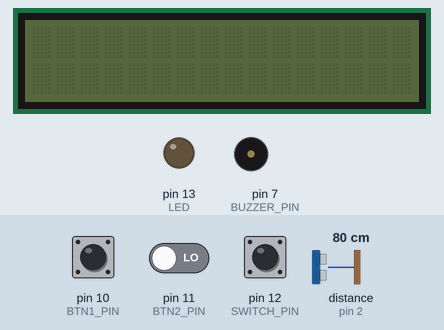
The sketch below on a simulated Arduino Uno, built with avr-gcc and run on an emulated ATmega328P. Shown: 16×2 character LCD, output pins drawn as LEDs (lit = HIGH), buzzer (waves = sounding). The test bench sets the inputs (shaded band); at power-on: pin 12 (SWITCH_PIN) HIGH, pin 11 (BTN2_PIN) LOW, distance to the obstacle (sensor on pin 2) 80 cm, pin 10 (BTN1_PIN) HIGH. The echo pulse lasts 58.3 µs per cm; pins used as bus, display or sensor lines are not drawn.

Above: at 1.2 s.
1.3 s: pin 12 (SWITCH_PIN) pulled LOW for 0.15 s
At 2.2 s:
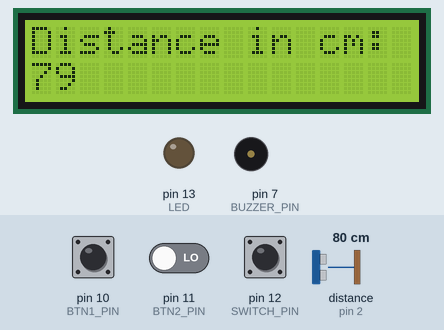
4.4 s: pin 12 (SWITCH_PIN) pulled LOW for 1 s
At 6.5 s:
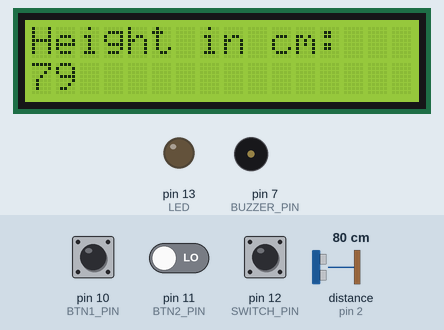
8.4 s: pin 12 (SWITCH_PIN) pulled LOW for 3.2 s
At 9.0 s:
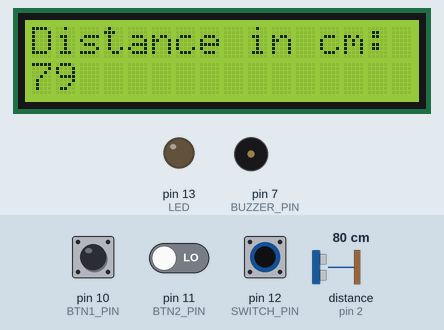
14.6 s: pin 11 (BTN2_PIN) driven HIGH and pin 12 (SWITCH_PIN) driven LOW
At 15.5 s:
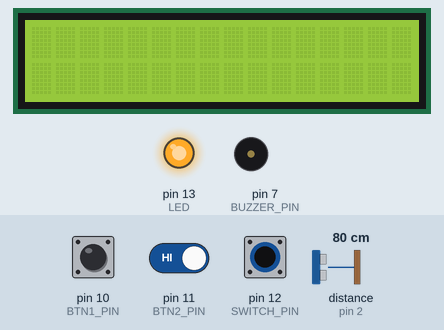
16.3 s: distance to the obstacle (sensor on pin 2) set to 36 cm
17.8 s: distance to the obstacle (sensor on pin 2) set to 29 cm
At 18.2 s:
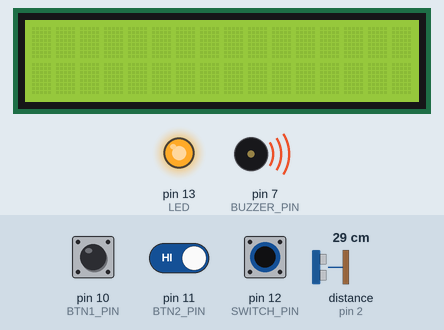
Timing chart, 0 to 21.8 s (numbered marks = the images above; inputs shaded):
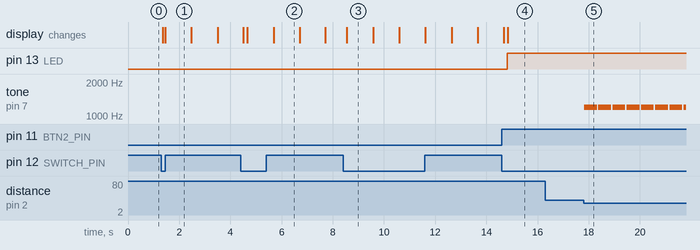

Measured:
- the behaviour switches between 32 and 31 cm on distance to the obstacle (sensor on pin 2) (found by bisection; images 4 and 5)
- after the input at 8.4 s, the display: changes after 0.15 s (image 3)
- after the input at 14.6 s, pin 13 (LED): LOW → HIGH after 0.22 s; the display: first differs from a run without the input after 0.23 s (image 4)
- after the input at 16.3 s, every drawn part: stays the same
- after the input at 17.8 s, tone on pin 7 (BUZZER_PIN): alternates 1200 Hz for 0.50 s and silent for 0.06 s, starting at once
- what the display in image 1 shows lasts 1.0 s, from 1.5 s to 2.5 s

The sketch:

Measure_Distance_and_Proximity_Device.ino
```cpp
#include <LiquidCrystal_I2C.h>
#include <string.h>
#include <SoftwareSerial.h>
#include <OneButton.h>
#include <ezButton.h>

// Switch ON/OFF
#define SWITCH_PIN 12

// Pins for Ultrasonic Sensor
#define TRIGGER_PIN 3
#define ECHO_PIN 2

// Pins for Bluetooth
#define RX_PIN 9
#define TX_PIN 8

// Pins for Buttons
#define BTN1_PIN 10
#define BTN2_PIN 11

// Pin for LED
#define LED 13

// Pin for Buzzer
#define BUZZER_PIN 7

// enter the I2C address and the dimensions of your LCD here
LiquidCrystal_I2C lcd(0x27, 16, 2);

// long duration, r;
// float distance;
int i = 0;
int delta = 0;
int measure = 0;
long duration;

int oneclick = 0;
int twoclicks = 0;

//NewPing sonar(TRIGGER_PIN, ECHO_PIN, MAX_DISTANCE);
SoftwareSerial BT(TX_PIN, RX_PIN);

int buttonState1 = 0;
int buttonState2 = 0;
OneButton button(BTN1_PIN, false);

ezButton toggleSwitch(SWITCH_PIN);
int isActive;

// Decide which function to execute
int enfunc1 = 0;
int enfunc2 = 0;

void setup()
{
  // Initialize Switch debounce
  toggleSwitch.setDebounceTime(50);

  // Initialize the buttons as input
  pinMode(BTN1_PIN, INPUT);
  pinMode(BTN2_PIN, INPUT);

  button.attachClick(clicka);

  // Initialize LED as output
  pinMode(LED, OUTPUT);

  // Initialize Buzzer as output
  pinMode(BUZZER_PIN, OUTPUT);

  pinMode(TRIGGER_PIN, OUTPUT);
  pinMode(ECHO_PIN, INPUT);

  isActive = 0;
}

void initializeDevice()
{
  isActive = 1;
  Serial.begin(9600);
  BT.begin(9600);

  // Initialize LCD I2C
  lcd.init();
  lcd.clear();
  lcd.backlight();      // Make sure backlight is on
  lcd.setCursor(5, 0);
  lcd.print("Device");
  lcd.setCursor(5, 1);
  lcd.print("Ready");
}

void powerOff()
{
  isActive = 0;
  Serial.end();
  BT.end();
  lcd.clear();
  lcd.noBacklight();
  lcd.noDisplay();
  enfunc2 = 0;
  enfunc1 = 0;
  oneclick = 0;
  twoclicks = 0;
  digitalWrite(LED, LOW);
}

void rangemeter()
{
  if (oneclick == 1)
  {
    lcd.clear();
    lcd.print("Distance in cm:");
  }
  else if (twoclicks == 1)
  {
    lcd.clear();
    lcd.print("Height in cm:");
  }

  if (oneclick == 1 || twoclicks == 1)
  {
    lcd.setCursor(0, 1);
    digitalWrite(TRIGGER_PIN, LOW);
    delayMicroseconds(2);
    digitalWrite(TRIGGER_PIN, HIGH);
    delayMicroseconds(10);
    digitalWrite(TRIGGER_PIN, LOW);

    duration = pulseIn(ECHO_PIN, HIGH);
    delta = duration * 0.034 / 2;
    measure = i - delta;
    if (i > 0)
    {
      lcd.print(measure);
      BT.println(measure);
    }
    else {
      lcd.print(delta);
    }

    delay (1000);
  }
}

void clicka()
{
  if (oneclick == 1) {
    i = 0;
  }
  else if (twoclicks == 1)
  {
    BT.println("Your height:");
    i = delta;
  }
}

void alarm()
{
  lcd.clear();
  digitalWrite(TRIGGER_PIN, LOW);
  delayMicroseconds(2);
  digitalWrite(TRIGGER_PIN, HIGH);
  delayMicroseconds(10);
  digitalWrite(TRIGGER_PIN, LOW);

  duration = pulseIn(ECHO_PIN, HIGH);
  delta = duration * 0.034 / 2;
  if (delta <= 30)
  {
    tone(BUZZER_PIN, 1200);
    delay(500);
    noTone(BUZZER_PIN);
    BT.println("A aparut un aurolac salbatic!");
  }
  else {
    noTone(BUZZER_PIN);
  }
}

void loop()
{
  toggleSwitch.loop();
  if (toggleSwitch.isPressed()) {
    if (isActive == 0) {
      initializeDevice();
    }
  }

  if (isActive == 1)
  {
    buttonState1 = digitalRead(BTN1_PIN);
    buttonState2 = digitalRead(BTN2_PIN);

    button.tick();
    if (buttonState1 == HIGH)
    {
      enfunc1 = 1;
      enfunc2 = 0;
      if (oneclick == 0 && twoclicks == 0) {
        oneclick = 1;
      }
      else
      {
        if (twoclicks == 1)
        {
          oneclick = 1;
          twoclicks = 0;
        }
        else if (oneclick == 1)
        {
          oneclick = 0;
          twoclicks = 1;
        }
      }
    }
    if (buttonState2 == HIGH)
    {
      enfunc2 = 1;
      enfunc1 = 0;
      oneclick = 0;
      twoclicks = 0;
      BT.println("Connection Made");
    }

    if (enfunc1 == 1)
    {
      digitalWrite(LED, LOW);
      rangemeter();
    }
    if (enfunc2 == 1)
    {
      digitalWrite(LED, HIGH);
      alarm();
    }
  }

  if (toggleSwitch.isReleased()) {
    powerOff();
  }
}
```
